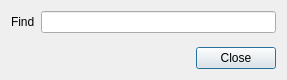
<?xml version="1.0" encoding="UTF-8"?>
<ui version="4.0">
 <class>FindTextDialog</class>
 <widget class="QDialog" name="FindTextDialog">
  <property name="geometry">
   <rect>
    <x>0</x>
    <y>0</y>
    <width>287</width>
    <height>80</height>
   </rect>
  </property>
  <property name="windowTitle">
   <string>Find text</string>
  </property>
  <layout class="QVBoxLayout" name="verticalLayout">
   <item>
    <layout class="QFormLayout" name="form_layout">
     <item row="0" column="0">
      <widget class="QLabel" name="find_label">
       <property name="text">
        <string>Find</string>
       </property>
      </widget>
     </item>
     <item row="0" column="1">
      <widget class="QLineEdit" name="find_field">
       <property name="minimumSize">
        <size>
         <width>200</width>
         <height>0</height>
        </size>
       </property>
      </widget>
     </item>
    </layout>
   </item>
   <item>
    <widget class="QDialogButtonBox" name="button_box">
     <property name="orientation">
      <enum>Qt::Horizontal</enum>
     </property>
     <property name="standardButtons">
      <set>QDialogButtonBox::Close</set>
     </property>
    </widget>
   </item>
  </layout>
 </widget>
 <resources/>
 <connections>
  <connection>
   <sender>button_box</sender>
   <signal>accepted()</signal>
   <receiver>FindTextDialog</receiver>
   <slot>accept()</slot>
   <hints>
    <hint type="sourcelabel">
     <x>248</x>
     <y>254</y>
    </hint>
    <hint type="destinationlabel">
     <x>157</x>
     <y>274</y>
    </hint>
   </hints>
  </connection>
  <connection>
   <sender>button_box</sender>
   <signal>rejected()</signal>
   <receiver>FindTextDialog</receiver>
   <slot>reject()</slot>
   <hints>
    <hint type="sourcelabel">
     <x>316</x>
     <y>260</y>
    </hint>
    <hint type="destinationlabel">
     <x>286</x>
     <y>274</y>
    </hint>
   </hints>
  </connection>
 </connections>
</ui>
